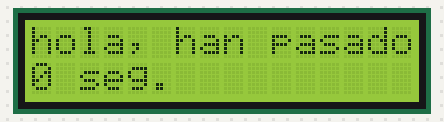
Simulated run of this sketch. Board: Arduino Uno, built with avr-gcc and run on an emulated ATmega328P. On the bench: 16×2 character LCD.

Above: at 0.1 s.
At 4.2 s:
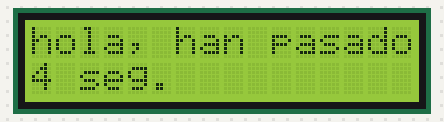
At 9.3 s:
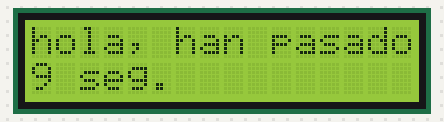
At 19.6 s:
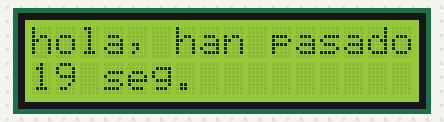
At 28.8 s:
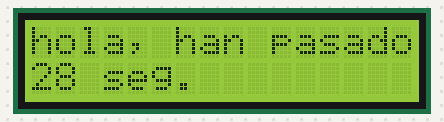
At 39.0 s:
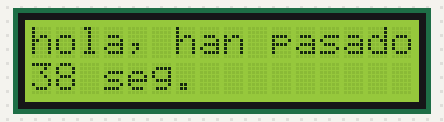

Measured:
- what the display in image 1 shows lasts 1.0 s, from 4.2 s to 5.2 s

The sketch:

adaptadorLCD.ino
```cpp
#include <Wire.h>
#include <LCD.h>
#include <LiquidCrystal_I2C.h>
LiquidCrystal_I2C lcd = (0x27,2,1,0,4,5,6,7); //puertos (DIR,E,RW,RS,D4,D5,D6,D7) Mirar el esquema del circuito del adaptador

void setup() {
  // put your setup code here, to run once:
  lcd.setBacklightPin(3, POSITIVE);
  lcd.setBacklight(HIGH);
  lcd.begin(16,2);
  lcd.clear();
}

void loop() {
  // put your main code here, to run repeatedly:
  lcd.setCursor(0,0);
  lcd.print("hola, han pasado");
  lcd.setCursor(0,1);
  lcd.print(millis()/1000);
  lcd.print(" seg.");
  delay(1000);
}
```
